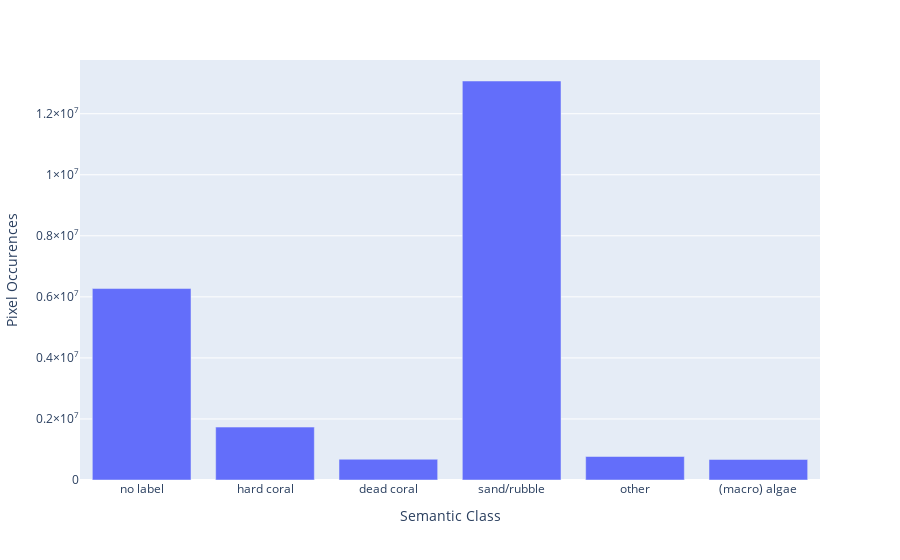

The notebook cell this image was saved under:
### Code cell
df = pd.DataFrame(count.groupby('label')['pixel count'].sum()).reset_index()

for old, new in classes.items():
    df.label[df.label == old] = new

fig = px.bar(df, 
             x = 'label', 
             y = 'pixel count',
             labels={"label": "Semantic Class",
                     "pixel count": "Pixel Occurences"})
fig.update_layout(yaxis = dict(showexponent = 'all',
                               exponentformat = 'power'))
fig.show()

### Figure 1 — Plotly figure (JSON) as saved in the notebook; plotly's stock layout.template omitted (floating-point values rounded to 4 significant figures)
{"data": [{"alignmentgroup": "True", "hoverlabel": {"namelength": 0}, "hovertemplate": "Semantic Class=%{x}<br>Pixel Occurences=%{y}", "legendgroup": "", "marker": {"color": "#636efa"}, "name": "", "offsetgroup": "", "orientation": "v", "showlegend": false, "textposition": "auto", "type": "bar", "x": ["no label", "hard coral", "dead coral", "sand/rubble", "other", "(macro) algae"], "xaxis": "x", "y": [6272430, 1733698, 679927, 13071866, 769864, 672215], "yaxis": "y"}], "layout": {"barmode": "relative", "legend": {"tracegroupgap": 0}, "margin": {"t": 60}, "xaxis": {"anchor": "y", "domain": [0, 1], "title": {"text": "Semantic Class"}}, "yaxis": {"anchor": "x", "domain": [0, 1], "exponentformat": "power", "showexponent": "all", "title": {"text": "Pixel Occurences"}}}}
